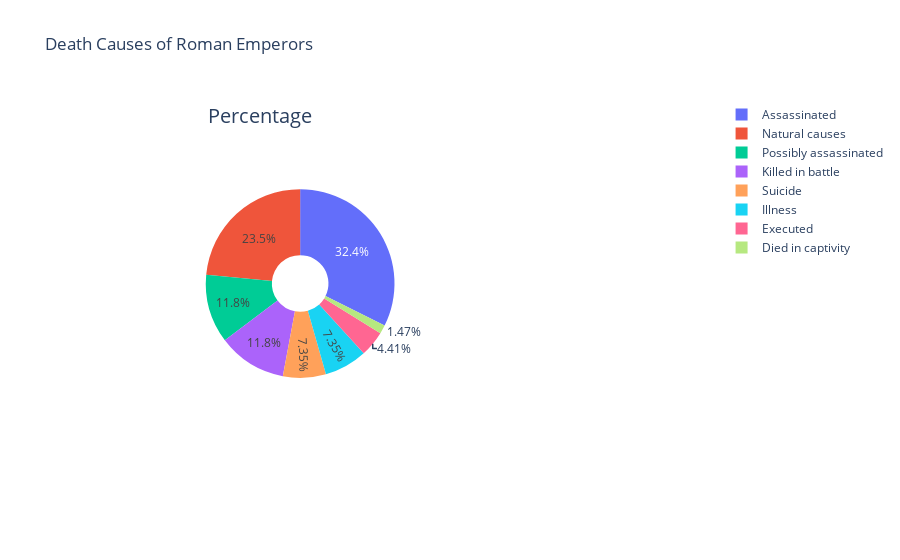

Notebook code for this chart:
### Markdown cell above
### Question 9 Python
Create a pie chart showing the fraction of all Roman Emperors that were assassinated.
Make sure that the pie chart is an even circle, labels the categories, and shows the percentage breakdown of the categories.

### Code cell
import seaborn as sns
import pandas as pd
import numpy as np 
import pandas as pd 

# plotly
# import plotly.plotly as py
from plotly.offline import init_notebook_mode, iplot, plot
import plotly as py
init_notebook_mode(connected=True)
import plotly.graph_objs as go

# matplotlib
import matplotlib.pyplot as plt

death=pd.read_csv(r"D:\备份\小温\BIG DATA\1004 Data programming\A3\roman-emperor-reigns.csv") #read csv into dataframe and specify column names

pie1 = death.Cause_of_Death
pie1_list =  [str(each) for each in pie1]  

labels = death.Cause_of_Death
# figure
fig = { 
  "data": [
    {
      #"values": pie1_list,
      "labels": labels,
      "domain": {"x": [.2, .5]},
      "hoverinfo":"label+percent",
      "hole": .3,
      "type": "pie"
    },],
  "layout": {
        "title":"Death Causes of Roman Emperors",
        "annotations": [
            { "font": { "size": 20},
              "text": "Percentage",
              "showarrow": False,
                "x": 0.20,
                "y": 1
            
             
            },
        ]
    }
}
iplot(fig)

### Figure 1 — Plotly figure (JSON) as saved in the notebook; plotly's stock layout.template omitted (floating-point values rounded to 4 significant figures)
{"data": [{"domain": {"x": [0.2, 0.5]}, "hole": 0.3, "hoverinfo": "label+percent", "labels": ["Possibly assassinated", "Possibly assassinated", "Assassinated", "Possibly assassinated", "Suicide", "Assassinated", "Suicide", "Assassinated", "Natural causes", "Illness", "Assassinated", "Natural causes", "Natural causes", "Natural causes", "Natural causes", "Illness", "Illness", "Assassinated", "Assassinated", "Executed", "Natural causes", "Assassinated", "Assassinated", "Executed", "Assassinated", "Assassinated", "Assassinated", "Suicide", "Killed in battle", "Assassinated", "Assassinated", "Possibly assassinated", "Killed in battle", "Killed in battle", "Illness", "Assassinated", "Assassinated", "Died in captivity", "Assassinated", "Illness", "Possibly assassinated", "Assassinated", "Possibly assassinated", "Assassinated", "Assassinated", "Natural causes", "Possibly assassinated", "Killed in battle", "Natural causes", "Suicide", "Natural causes", "Natural causes", "Assassinated", "Natural causes", "Killed in battle", "Suicide", "Executed", "Killed in battle", "Natural causes", "Assassinated", "Natural causes", "Killed in battle", "Natural causes", "Natural causes", "Killed in battle", "Assassinated", "Possibly assassinated", "Natural causes"], "type": "pie"}], "layout": {"annotations": [{"font": {"size": 20}, "showarrow": false, "text": "Percentage", "x": 0.2, "y": 1}], "title": {"text": "Death Causes of Roman Emperors"}}}
